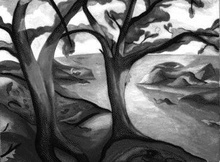
%> input picture 数字信号处理/实验作业/实验二/material/trees_gray.jpg, 220 x 162 px, shrunk from 350 x 258 before the run
$ octave exp2_2.m   (GNU Octave 9; MATLAB toolbox functions it lacks are replaced by stand-ins)
%> lines starting %> are read from the running program, lines starting %| are printed output that depends on the picture; in (x1, y1, x2, y2) boxes, pixels count from 0 and x2, y2 are one past the last pixel; in counts of white or black regions, pixels touching at a corner belong together; the program's own positions count from 1
clear all; clc;
trees = imread('../material/trees_gray.jpg');
%> trees is the input picture: size 162x220 uint8; min 0, max 255, mean 107.1
[h, w] = size(trees);
%> h = 162; w = 220
sigma = 2;
trees_big = zeros([h*sigma, w*sigma]);
for i = 1 : h
    for j = 1 : w
        for k = 0:sigma-1
            for l = 0:sigma-1
                if i + 1 > h || j + 1 > w
                    trees_big(sigma*(i-1)+k+1, sigma*(j-1)+l+1) = trees(i,j);
                    continue;
                end
                trees_big(sigma*(i-1)+k+1,sigma*(j-1)+l+1)=(1-k/sigma)*(1-l/sigma)*trees(i,j)+(1-k/sigma)*l/sigma*trees(i,j+1)+(1-l/sigma)*k/sigma*trees(i+1,j)+l/sigma*k/sigma*trees(i+1,j+1);
            end
        end
    end
end
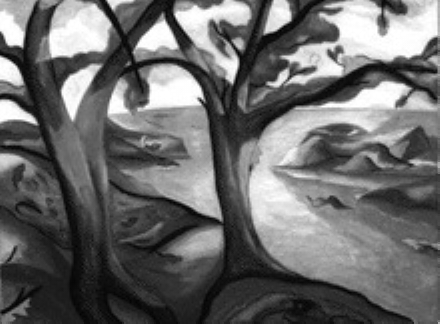
%> trees_big: size 324x440 double; min 0, max 255, mean 107.3

imshow(uint8(trees_big));
imwrite(trees_big, '../output/trees_big.jpg');
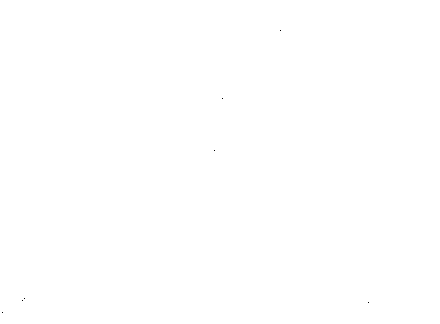
%> saved as trees_big.jpg: size 324x440 uint8; 100% white; black in thin lines or dots, all inside (x1, y1, x2, y2) = (2, 30, 369, 313)
